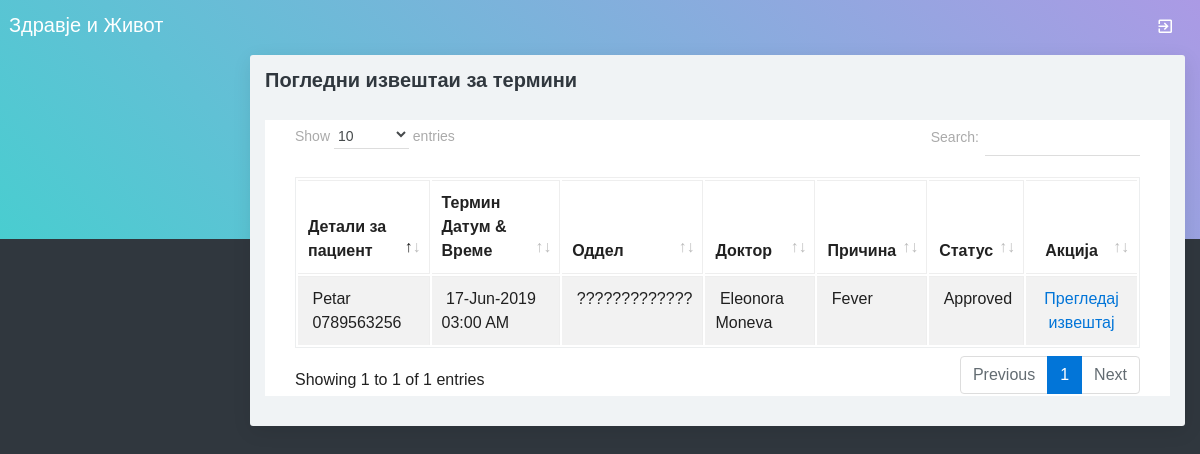
Page /viewappointment.php on the committed database.
### tables this page shows
CREATE TABLE `appointment` (
  `appointmentid` int(10) NOT NULL,
  `appointmenttype` varchar(25) NOT NULL,
  `patientid` int(10) NOT NULL,
  `roomid` int(10) NOT NULL,
  `departmentid` int(10) NOT NULL,
  `appointmentdate` date NOT NULL,
  `appointmenttime` time NOT NULL,
  `doctorid` int(10) NOT NULL,
  `status` varchar(10) NOT NULL,
  `app_reason` text NOT NULL
);

CREATE TABLE `patient` (
  `patientid` int(10) NOT NULL,
  `patientname` varchar(50) NOT NULL,
  `admissiondate` date NOT NULL,
  `admissiontime` time NOT NULL,
  `address` varchar(250) NOT NULL,
  `mobileno` varchar(15) NOT NULL,
  `city` varchar(25) NOT NULL,
  `pincode` varchar(20) NOT NULL,
  `loginid` varchar(50) NOT NULL,
  `password` varchar(25) NOT NULL,
  `bloodgroup` varchar(20) NOT NULL,
  `gender` varchar(10) NOT NULL,
  `dob` date NOT NULL,
  `status` varchar(10) NOT NULL
);

CREATE TABLE `department` (
  `departmentid` int(10) NOT NULL,
  `departmentname` varchar(100) NOT NULL,
  `description` text NOT NULL,
  `status` varchar(10) NOT NULL
);

CREATE TABLE `doctor` (
  `doctorid` int(10) NOT NULL,
  `doctorname` varchar(50) NOT NULL,
  `mobileno` varchar(15) NOT NULL,
  `departmentid` int(10) NOT NULL,
  `loginid` varchar(25) NOT NULL,
  `password` varchar(25) NOT NULL,
  `status` varchar(10) NOT NULL,
  `education` varchar(25) NOT NULL,
  `experience` float(11,1) NOT NULL,
  `consultancy_charge` float(10,2) NOT NULL
);

### viewappointment.php (the view, shortened to what this page needs)
<?php
include("adformheader.php");
include("dbconnection.php");
?>
<div class="container-fluid">
  <div class="block-header">
    <h2>Погледни извештаи за термини</h2>
  </div>
<div class="card">
  <section class="container">
    <table class="table table-bordered table-striped table-hover js-basic-example dataTable">
      <thead>
        <tr>
          <th>Детали за пациент</th>
          <th>Термин Датум &  Време</th>
          <th>Оддел</th>
          <th>Доктор</th>
          <th>Причина</th>
          <th>Статус</th>
          <th><div align="center">Акција</div></th>
        </tr>
        </thead>
        <tbody>
          <?php
		$sql ="SELECT * FROM appointment WHERE (status !='')";
		$qsql = mysqli_query($con,$sql);
		while($rs = mysqli_fetch_array($qsql))
		{
			$sqlpat = "SELECT * FROM patient WHERE patientid='$rs[patientid]'";
			$qsqlpat = mysqli_query($con,$sqlpat);
			$rspat = mysqli_fetch_array($qsqlpat);
			$sqldept = "SELECT * FROM department WHERE departmentid='$rs[departmentid]'";
			$qsqldept = mysqli_query($con,$sqldept);
			$rsdept = mysqli_fetch_array($qsqldept);
			$sqldoc= "SELECT * FROM doctor WHERE doctorid='$rs[doctorid]'";
			$qsqldoc = mysqli_query($con,$sqldoc);
			$rsdoc = mysqli_fetch_array($qsqldoc);
        echo "<tr>
          <td>&nbsp;$rspat[patientname]<br>&nbsp;$rspat[mobileno]</td>
			 <td>&nbsp;" . date("d-M-Y",strtotime($rs[appointmentdate])) . " &nbsp; " . date("H:i A",strtotime($rs[appointmenttime])) . "</td>
		    <td>&nbsp;$rsdept[departmentname]</td>
			   <td>&nbsp;$rsdoc[doctorname]</td>
			    <td>&nbsp;$rs[app_reason]</td>
			    <td>&nbsp;$rs[status]</td>
          <td><div align='center'>";
		  if($rs[status] != "Approved")
		  {
				  if(!(isset($_SESSION[patientid])))
				  {
						  echo "<a href='appointmentapproval.php?editid=$rs[appointmentid]'>Одобри</a><hr>";
				  }
				 echo "  <a href='viewappointment.php?delid=$rs[appointmentid]'>Delete</a>";
		  }
		  else
		  {
				echo "<a href='patientreport.php?patientid=$rs[patientid]&appointmentid=$rs[appointmentid]'>Прегледај извештај</a>";
		  }
		 echo "</center></td></tr>";
		}
		?>
      </tbody>
    </table>
</section>
</div>
</div>
<?php
include("adformfooter.php");
?>

### rows in the picture
appointment: patientid.patientname "Petar", patientid.mobileno "0789563256", appointmentdate "17-Jun-2019", appointmenttime "03:00 AM", departmentid.departmentname "?????????????", doctorid.doctorname "Eleonora Moneva", app_reason "Fever", status "Approved"
